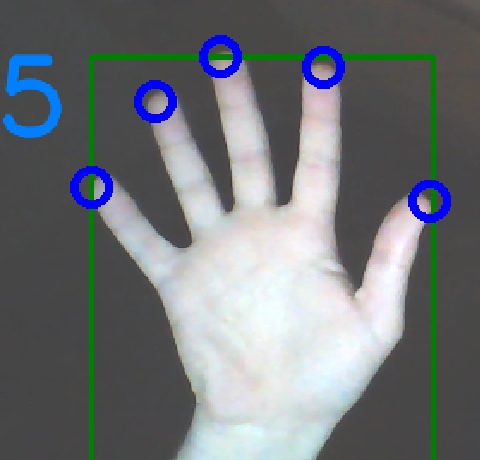
#> input picture img/example.png, 480 x 460 px, given in place of the camera
$ python color_detection.py
#> lines starting #> are read from the running program, lines starting #| are printed output that depends on the picture; after the words box and inside, x2 and y2 are one past the last pixel; in counts of white or black regions, pixels touching at a corner belong together
import cv2 as cv
import numpy as np


# optional argument for trackbars
def nothing(x):
    pass


# named ites for easy reference
barsWindow = 'Bars'
hl = 'H Low'
hh = 'H High'
sl = 'S Low'
sh = 'S High'
vl = 'V Low'
vh = 'V High'

# set up for video capture on camera 0
cap = cv.VideoCapture(0)

# create window for the slidebars
cv.namedWindow(barsWindow, flags=cv.WINDOW_AUTOSIZE)

# create the sliders
cv.createTrackbar(hl, barsWindow, 0, 179, nothing)
cv.createTrackbar(hh, barsWindow, 0, 179, nothing)
cv.createTrackbar(sl, barsWindow, 0, 255, nothing)
cv.createTrackbar(sh, barsWindow, 0, 255, nothing)
cv.createTrackbar(vl, barsWindow, 0, 255, nothing)
cv.createTrackbar(vh, barsWindow, 0, 255, nothing)

MIN_HSV = np.array([0, 0, 221])
MAX_HSV = np.array([179, 114, 255])


# set initial values for sliders
cv.setTrackbarPos(hl, barsWindow, 0)
cv.setTrackbarPos(hh, barsWindow, 179)
cv.setTrackbarPos(sl, barsWindow, 0)
cv.setTrackbarPos(sh, barsWindow, 114)
cv.setTrackbarPos(vl, barsWindow, 221)
cv.setTrackbarPos(vh, barsWindow, 255)

while (True):
    ret, frame = cap.read()
#> frame is the input picture: shape (460, 480, 3); mean B, G, R 119.9, 116.4, 111.7
    frame = cv.GaussianBlur(frame, (5, 5), 0)

    # convert to HSV from BGR
    hsv = cv.cvtColor(frame, cv.COLOR_BGR2HSV)
#> hsv: shape (460, 480, 3); mean H, S, V 70, 25, 125.3

    # read trackbar positions for all
    hul = cv.getTrackbarPos(hl, barsWindow)
    huh = cv.getTrackbarPos(hh, barsWindow)
    sal = cv.getTrackbarPos(sl, barsWindow)
    sah = cv.getTrackbarPos(sh, barsWindow)
    val = cv.getTrackbarPos(vl, barsWindow)
    vah = cv.getTrackbarPos(vh, barsWindow)

    # make array for final values
    HSVLOW = np.array([hul, sal, val])
    HSVHIGH = np.array([huh, sah, vah])

    # apply the range on a mask
    mask = cv.inRange(hsv, HSVLOW, HSVHIGH)
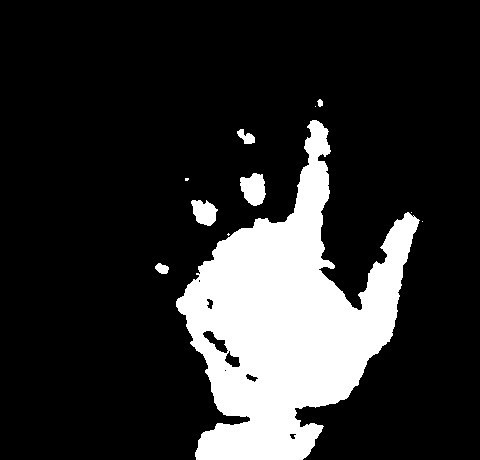
#> mask: shape (460, 480); 17.8% white; 11 white regions (5 under 20 px), largest, box (x1, y1, x2, y2) and area: (176, 120, 420, 460) 37796, (240, 173, 266, 206) 626, (191, 200, 218, 226) 486, (237, 129, 255, 144) 155, (155, 263, 169, 274) 108, (317, 99, 323, 107) 34
    maskedFrame = cv.bitwise_and(frame, frame, mask=mask)
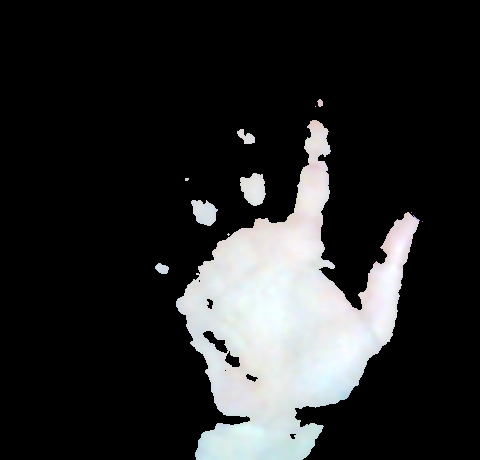
#> maskedFrame: shape (460, 480, 3); mean B, G, R 41.5, 41.2, 40.4

    # display the camera and masked images
    cv.imshow('Masked', maskedFrame)
    cv.imshow('Camera', frame)

    # check for q to quit program with 5ms delay
    if cv.waitKey(5) & 0xFF == ord('q'):
#> (key q is pressed here)
        break

# clean up our resources
cap.release()
cv.destroyAllWindows()
